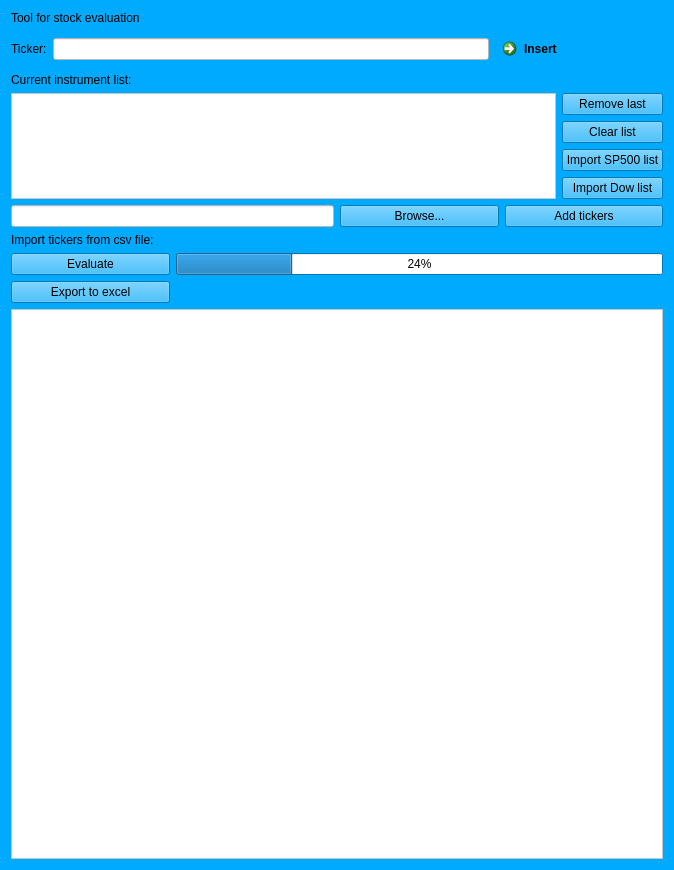
<?xml version="1.0" encoding="UTF-8"?>
<ui version="4.0">
 <class>Dialog</class>
 <widget class="QDialog" name="Dialog">
  <property name="geometry">
   <rect>
    <x>0</x>
    <y>0</y>
    <width>674</width>
    <height>870</height>
   </rect>
  </property>
  <property name="palette">
   <palette>
    <active>
     <colorrole role="WindowText">
      <brush brushstyle="SolidPattern">
       <color alpha="255">
        <red>0</red>
        <green>0</green>
        <blue>0</blue>
       </color>
      </brush>
     </colorrole>
     <colorrole role="Button">
      <brush brushstyle="SolidPattern">
       <color alpha="255">
        <red>0</red>
        <green>170</green>
        <blue>255</blue>
       </color>
      </brush>
     </colorrole>
     <colorrole role="Light">
      <brush brushstyle="SolidPattern">
       <color alpha="255">
        <red>127</red>
        <green>212</green>
        <blue>255</blue>
       </color>
      </brush>
     </colorrole>
     <colorrole role="Midlight">
      <brush brushstyle="SolidPattern">
       <color alpha="255">
        <red>63</red>
        <green>191</green>
        <blue>255</blue>
       </color>
      </brush>
     </colorrole>
     <colorrole role="Dark">
      <brush brushstyle="SolidPattern">
       <color alpha="255">
        <red>0</red>
        <green>85</green>
        <blue>127</blue>
       </color>
      </brush>
     </colorrole>
     <colorrole role="Mid">
      <brush brushstyle="SolidPattern">
       <color alpha="255">
        <red>0</red>
        <green>113</green>
        <blue>170</blue>
       </color>
      </brush>
     </colorrole>
     <colorrole role="Text">
      <brush brushstyle="SolidPattern">
       <color alpha="255">
        <red>0</red>
        <green>0</green>
        <blue>0</blue>
       </color>
      </brush>
     </colorrole>
     <colorrole role="BrightText">
      <brush brushstyle="SolidPattern">
       <color alpha="255">
        <red>255</red>
        <green>255</green>
        <blue>255</blue>
       </color>
      </brush>
     </colorrole>
     <colorrole role="ButtonText">
      <brush brushstyle="SolidPattern">
       <color alpha="255">
        <red>0</red>
        <green>0</green>
        <blue>0</blue>
       </color>
      </brush>
     </colorrole>
     <colorrole role="Base">
      <brush brushstyle="SolidPattern">
       <color alpha="255">
        <red>255</red>
        <green>255</green>
        <blue>255</blue>
       </color>
      </brush>
     </colorrole>
     <colorrole role="Window">
      <brush brushstyle="SolidPattern">
       <color alpha="255">
        <red>0</red>
        <green>170</green>
        <blue>255</blue>
       </color>
      </brush>
     </colorrole>
     <colorrole role="Shadow">
      <brush brushstyle="SolidPattern">
       <color alpha="255">
        <red>0</red>
        <green>0</green>
        <blue>0</blue>
       </color>
      </brush>
     </colorrole>
     <colorrole role="AlternateBase">
      <brush brushstyle="SolidPattern">
       <color alpha="255">
        <red>127</red>
        <green>212</green>
        <blue>255</blue>
       </color>
      </brush>
     </colorrole>
     <colorrole role="ToolTipBase">
      <brush brushstyle="SolidPattern">
       <color alpha="255">
        <red>255</red>
        <green>255</green>
        <blue>220</blue>
       </color>
      </brush>
     </colorrole>
     <colorrole role="ToolTipText">
      <brush brushstyle="SolidPattern">
       <color alpha="255">
        <red>0</red>
        <green>0</green>
        <blue>0</blue>
       </color>
      </brush>
     </colorrole>
     <colorrole role="PlaceholderText">
      <brush brushstyle="SolidPattern">
       <color alpha="128">
        <red>0</red>
        <green>0</green>
        <blue>0</blue>
       </color>
      </brush>
     </colorrole>
    </active>
    <inactive>
     <colorrole role="WindowText">
      <brush brushstyle="SolidPattern">
       <color alpha="255">
        <red>0</red>
        <green>0</green>
        <blue>0</blue>
       </color>
      </brush>
     </colorrole>
     <colorrole role="Button">
      <brush brushstyle="SolidPattern">
       <color alpha="255">
        <red>0</red>
        <green>170</green>
        <blue>255</blue>
       </color>
      </brush>
     </colorrole>
     <colorrole role="Light">
      <brush brushstyle="SolidPattern">
       <color alpha="255">
        <red>127</red>
        <green>212</green>
        <blue>255</blue>
       </color>
      </brush>
     </colorrole>
     <colorrole role="Midlight">
      <brush brushstyle="SolidPattern">
       <color alpha="255">
        <red>63</red>
        <green>191</green>
        <blue>255</blue>
       </color>
      </brush>
     </colorrole>
     <colorrole role="Dark">
      <brush brushstyle="SolidPattern">
       <color alpha="255">
        <red>0</red>
        <green>85</green>
        <blue>127</blue>
       </color>
      </brush>
     </colorrole>
     <colorrole role="Mid">
      <brush brushstyle="SolidPattern">
       <color alpha="255">
        <red>0</red>
        <green>113</green>
        <blue>170</blue>
       </color>
      </brush>
     </colorrole>
     <colorrole role="Text">
      <brush brushstyle="SolidPattern">
       <color alpha="255">
        <red>0</red>
        <green>0</green>
        <blue>0</blue>
       </color>
      </brush>
     </colorrole>
     <colorrole role="BrightText">
      <brush brushstyle="SolidPattern">
       <color alpha="255">
        <red>255</red>
        <green>255</green>
        <blue>255</blue>
       </color>
      </brush>
     </colorrole>
     <colorrole role="ButtonText">
      <brush brushstyle="SolidPattern">
       <color alpha="255">
        <red>0</red>
        <green>0</green>
        <blue>0</blue>
       </color>
      </brush>
     </colorrole>
     <colorrole role="Base">
      <brush brushstyle="SolidPattern">
       <color alpha="255">
        <red>255</red>
        <green>255</green>
        <blue>255</blue>
       </color>
      </brush>
     </colorrole>
     <colorrole role="Window">
      <brush brushstyle="SolidPattern">
       <color alpha="255">
        <red>0</red>
        <green>170</green>
        <blue>255</blue>
       </color>
      </brush>
     </colorrole>
     <colorrole role="Shadow">
      <brush brushstyle="SolidPattern">
       <color alpha="255">
        <red>0</red>
        <green>0</green>
        <blue>0</blue>
       </color>
      </brush>
     </colorrole>
     <colorrole role="AlternateBase">
      <brush brushstyle="SolidPattern">
       <color alpha="255">
        <red>127</red>
        <green>212</green>
        <blue>255</blue>
       </color>
      </brush>
     </colorrole>
     <colorrole role="ToolTipBase">
      <brush brushstyle="SolidPattern">
       <color alpha="255">
        <red>255</red>
        <green>255</green>
        <blue>220</blue>
       </color>
      </brush>
     </colorrole>
     <colorrole role="ToolTipText">
      <brush brushstyle="SolidPattern">
       <color alpha="255">
        <red>0</red>
        <green>0</green>
        <blue>0</blue>
       </color>
      </brush>
     </colorrole>
     <colorrole role="PlaceholderText">
      <brush brushstyle="SolidPattern">
       <color alpha="128">
        <red>0</red>
        <green>0</green>
        <blue>0</blue>
       </color>
      </brush>
     </colorrole>
    </inactive>
    <disabled>
     <colorrole role="WindowText">
      <brush brushstyle="SolidPattern">
       <color alpha="255">
        <red>0</red>
        <green>85</green>
        <blue>127</blue>
       </color>
      </brush>
     </colorrole>
     <colorrole role="Button">
      <brush brushstyle="SolidPattern">
       <color alpha="255">
        <red>0</red>
        <green>170</green>
        <blue>255</blue>
       </color>
      </brush>
     </colorrole>
     <colorrole role="Light">
      <brush brushstyle="SolidPattern">
       <color alpha="255">
        <red>127</red>
        <green>212</green>
        <blue>255</blue>
       </color>
      </brush>
     </colorrole>
     <colorrole role="Midlight">
      <brush brushstyle="SolidPattern">
       <color alpha="255">
        <red>63</red>
        <green>191</green>
        <blue>255</blue>
       </color>
      </brush>
     </colorrole>
     <colorrole role="Dark">
      <brush brushstyle="SolidPattern">
       <color alpha="255">
        <red>0</red>
        <green>85</green>
        <blue>127</blue>
       </color>
      </brush>
     </colorrole>
     <colorrole role="Mid">
      <brush brushstyle="SolidPattern">
       <color alpha="255">
        <red>0</red>
        <green>113</green>
        <blue>170</blue>
       </color>
      </brush>
     </colorrole>
     <colorrole role="Text">
      <brush brushstyle="SolidPattern">
       <color alpha="255">
        <red>0</red>
        <green>85</green>
        <blue>127</blue>
       </color>
      </brush>
     </colorrole>
     <colorrole role="BrightText">
      <brush brushstyle="SolidPattern">
       <color alpha="255">
        <red>255</red>
        <green>255</green>
        <blue>255</blue>
       </color>
      </brush>
     </colorrole>
     <colorrole role="ButtonText">
      <brush brushstyle="SolidPattern">
       <color alpha="255">
        <red>0</red>
        <green>85</green>
        <blue>127</blue>
       </color>
      </brush>
     </colorrole>
     <colorrole role="Base">
      <brush brushstyle="SolidPattern">
       <color alpha="255">
        <red>0</red>
        <green>170</green>
        <blue>255</blue>
       </color>
      </brush>
     </colorrole>
     <colorrole role="Window">
      <brush brushstyle="SolidPattern">
       <color alpha="255">
        <red>0</red>
        <green>170</green>
        <blue>255</blue>
       </color>
      </brush>
     </colorrole>
     <colorrole role="Shadow">
      <brush brushstyle="SolidPattern">
       <color alpha="255">
        <red>0</red>
        <green>0</green>
        <blue>0</blue>
       </color>
      </brush>
     </colorrole>
     <colorrole role="AlternateBase">
      <brush brushstyle="SolidPattern">
       <color alpha="255">
        <red>0</red>
        <green>170</green>
        <blue>255</blue>
       </color>
      </brush>
     </colorrole>
     <colorrole role="ToolTipBase">
      <brush brushstyle="SolidPattern">
       <color alpha="255">
        <red>255</red>
        <green>255</green>
        <blue>220</blue>
       </color>
      </brush>
     </colorrole>
     <colorrole role="ToolTipText">
      <brush brushstyle="SolidPattern">
       <color alpha="255">
        <red>0</red>
        <green>0</green>
        <blue>0</blue>
       </color>
      </brush>
     </colorrole>
     <colorrole role="PlaceholderText">
      <brush brushstyle="SolidPattern">
       <color alpha="128">
        <red>0</red>
        <green>0</green>
        <blue>0</blue>
       </color>
      </brush>
     </colorrole>
    </disabled>
   </palette>
  </property>
  <property name="windowTitle">
   <string>Stock evaluation</string>
  </property>
  <layout class="QGridLayout" name="gridLayout_4">
   <item row="0" column="0">
    <layout class="QGridLayout" name="gridLayout_3">
     <item row="0" column="0">
      <widget class="QLabel" name="label">
       <property name="styleSheet">
        <string notr="true">font: 14pt &quot;MS Shell Dlg 2&quot;;</string>
       </property>
       <property name="text">
        <string>Tool for stock evaluation</string>
       </property>
      </widget>
     </item>
     <item row="1" column="0">
      <layout class="QHBoxLayout" name="horizontalLayout_2">
       <item>
        <widget class="QLabel" name="label_2">
         <property name="styleSheet">
          <string notr="true">font: 12pt &quot;MS Shell Dlg 2&quot;;</string>
         </property>
         <property name="text">
          <string>Ticker:</string>
         </property>
        </widget>
       </item>
       <item>
        <widget class="QLineEdit" name="InsertField">
         <property name="styleSheet">
          <string notr="true">background-color: rgb(255, 255, 255);</string>
         </property>
        </widget>
       </item>
       <item>
        <widget class="QCommandLinkButton" name="AddTicker">
         <property name="styleSheet">
          <string notr="true"/>
         </property>
         <property name="text">
          <string>Insert </string>
         </property>
        </widget>
       </item>
      </layout>
     </item>
     <item row="2" column="0">
      <widget class="QLabel" name="label_3">
       <property name="styleSheet">
        <string notr="true">font: 12pt &quot;MS Shell Dlg 2&quot;;</string>
       </property>
       <property name="text">
        <string>Current instrument list:</string>
       </property>
      </widget>
     </item>
     <item row="3" column="0">
      <layout class="QGridLayout" name="gridLayout_2">
       <item row="0" column="0" rowspan="4">
        <widget class="QTextBrowser" name="textBrowser">
         <property name="styleSheet">
          <string notr="true">background-color: rgb(255, 255, 255);
font: 12pt &quot;MS Shell Dlg 2&quot;;</string>
         </property>
        </widget>
       </item>
       <item row="0" column="1">
        <widget class="QPushButton" name="RemoveLastButton">
         <property name="styleSheet">
          <string notr="true"/>
         </property>
         <property name="text">
          <string>Remove last</string>
         </property>
        </widget>
       </item>
       <item row="1" column="1">
        <widget class="QPushButton" name="ClearButton">
         <property name="styleSheet">
          <string notr="true"/>
         </property>
         <property name="text">
          <string>Clear list</string>
         </property>
        </widget>
       </item>
       <item row="2" column="1">
        <widget class="QPushButton" name="SPButton">
         <property name="styleSheet">
          <string notr="true"/>
         </property>
         <property name="text">
          <string>Import SP500 list</string>
         </property>
        </widget>
       </item>
       <item row="3" column="1">
        <widget class="QPushButton" name="DowButton">
         <property name="styleSheet">
          <string notr="true"/>
         </property>
         <property name="text">
          <string>Import Dow list</string>
         </property>
        </widget>
       </item>
      </layout>
     </item>
     <item row="4" column="0">
      <layout class="QGridLayout" name="gridLayout">
       <item row="0" column="0" colspan="2">
        <widget class="QLineEdit" name="DirectoryPath">
         <property name="styleSheet">
          <string notr="true">background-color: rgb(255, 255, 255);</string>
         </property>
        </widget>
       </item>
       <item row="0" column="2">
        <widget class="QPushButton" name="BrowseButton">
         <property name="styleSheet">
          <string notr="true"/>
         </property>
         <property name="text">
          <string>Browse...</string>
         </property>
        </widget>
       </item>
       <item row="0" column="3">
        <widget class="QPushButton" name="ImportButton">
         <property name="styleSheet">
          <string notr="true"/>
         </property>
         <property name="text">
          <string>Add tickers</string>
         </property>
        </widget>
       </item>
       <item row="1" column="0" colspan="3">
        <widget class="QLabel" name="label_4">
         <property name="styleSheet">
          <string notr="true">font: 12pt &quot;MS Shell Dlg 2&quot;;</string>
         </property>
         <property name="text">
          <string>Import tickers from csv file:</string>
         </property>
        </widget>
       </item>
       <item row="2" column="0">
        <widget class="QPushButton" name="EvaluateButton">
         <property name="styleSheet">
          <string notr="true"/>
         </property>
         <property name="text">
          <string>Evaluate</string>
         </property>
        </widget>
       </item>
       <item row="2" column="1" colspan="3">
        <widget class="QProgressBar" name="EvaluationProgress">
         <property name="value">
          <number>24</number>
         </property>
        </widget>
       </item>
       <item row="3" column="0">
        <widget class="QPushButton" name="ExportButton">
         <property name="styleSheet">
          <string notr="true"/>
         </property>
         <property name="text">
          <string>Export to excel</string>
         </property>
        </widget>
       </item>
      </layout>
     </item>
     <item row="5" column="0">
      <widget class="QTableView" name="tableView">
       <property name="styleSheet">
        <string notr="true">background-color: rgb(255, 255, 255);</string>
       </property>
      </widget>
     </item>
     <item row="6" column="0">
      <layout class="QHBoxLayout" name="horizontalLayout"/>
     </item>
    </layout>
   </item>
  </layout>
 </widget>
 <resources/>
 <connections/>
</ui>
